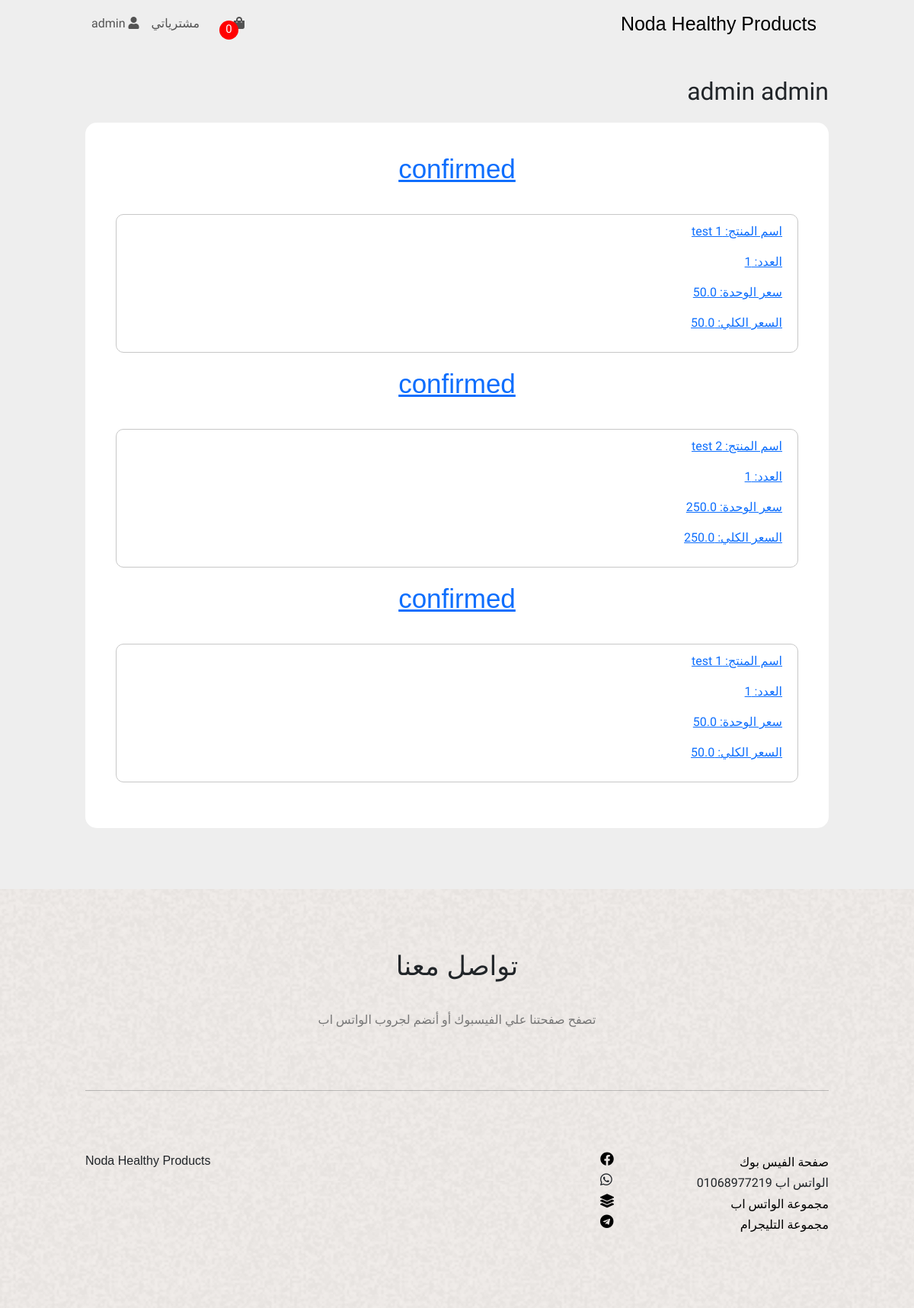
Screenshot of /adminOrders/ (signed in) with the database file from the repository.
### User/models.py (models this page shows)
class User(AbstractBaseUser, PermissionsMixin):
    first_name = models.CharField(max_length=255)
    last_name = models.CharField(max_length=255)
    mobile = models.CharField(unique=True, max_length=50)
    address = models.CharField(max_length=100000)
    city = models.ForeignKey(City, on_delete=models.CASCADE, blank=True, null=True)
    products_in_cart = models.IntegerField(default=0)
    price_in_cart = models.FloatField(default=0)
    is_staff = models.BooleanField(default=True)
    is_active = models.BooleanField(default=True)
    is_superuser = models.BooleanField(default=False)
    is_verified = models.BooleanField(default=False)
    objects = UserManager()
    USERNAME_FIELD = 'mobile'
    REQUIRED_FIELDS = ['first_name', 'last_name']
    def __str__(self):
        return f' {self.first_name} {self.last_name}'
    class Meta:
        verbose_name = 'User'
        verbose_name_plural = 'Users'

### store/models.py (models this page shows, shortened)
class ConfirmedOrder(models.Model):
    user = models.ForeignKey(User, on_delete=models.DO_NOTHING)
    price = models.FloatField(default=0)
    mobile = models.CharField(max_length=50)
    address = models.CharField(max_length=100000)
    city = models.ForeignKey(City, on_delete=models.CASCADE, blank=True, null=True)
    status = models.CharField(choices=(('confirmed' , 'confirmed'),('pending', 'pending'),('shipping', 'shipping'), ('delivered', 'delivered')) ,default='confirmed', max_length=1000)

class Order(models.Model):
    user = models.ForeignKey(User, on_delete = models.CASCADE)
    product = models.ForeignKey(Product, on_delete=models.CASCADE, related_name='orders')
    conf_order = models.ForeignKey(ConfirmedOrder, on_delete=models.CASCADE, null=True)
    count = models.IntegerField()
    price = models.FloatField()
    is_confirmed = models.BooleanField(default=False)

class Product(models.Model):
    name = models.CharField(max_length=1000)
    description = models.CharField(max_length=1000000)
    price = models.FloatField()
    tags = models.ManyToManyField(Tag)
    image = models.ImageField(upload_to='uploads/%Y/%m/%d/')
    in_the_main_page = models.BooleanField(blank=True)
    def __str__(self):
        return self.name

### store/views.py (the view)
# urls.py: path('adminOrders/', views.adminOrders, name='adminOrders'),
def adminOrders(request):
    if request.user.is_superuser:
        d = dict()
        for i in ConfirmedOrder.objects.all():
            print("welcome............................................................")
            if i.user not in list(d.keys()):
                d[i.user] = dict()
            if i not in list(d[i.user].keys()):
                d[i.user][i] = list()
            d[i.user][i] = Order.objects.filter(conf_order=i)
        return render(request, 'adminOrders.html', {"all_orders": d})
    else: return redirect('/')

### templates/adminOrders.html
{% extends 'base.html' %}
{% load static %}
{% block style %}
  <link rel="stylesheet" href="{% static 'css/adminOrders.css' %}">
{% endblock %}
{% block content %}
  <div class="all-users-purchased-orders">
    <div class="container">
      {% for user, conf_orders in all_orders.items %}
        <h1>{{ user }}</h1>
        <div class="user-orders">
          {% for conf_order, orders in conf_orders.items %}
            <a class="conf" href="/adminConfOrderDetails/{{ conf_order.id }}">
              <h2>{{ conf_order.status }}</h2>
              {% for order in orders %}
                <div class="order">
                  <p>اسم المنتج:    {{ order.product }}         </p>
                  <p>العدد:         {{ order.count }}           </p>
                  <p>سعر الوحدة:    {{ order.product.price }}   </p>
                  <p>السعر الكلي:   {{ order.price }}            </p>
                </div>
              {% endfor %}
            </a>
          {% endfor %}
        </div>
      {% endfor %}
    </div>
  </div>
{% endblock %}

### templates/base.html (shortened to what this page needs)
{% load static %}
<!DOCTYPE html>
<html lang="en">
  <head>
    <link rel="stylesheet" href="{% static 'icons/css/all.min.css'%}" />
    <link rel="stylesheet" href="{% static 'css/bootstrap.min.css'%}" />
    <link rel="stylesheet" href="{% static 'css/normalize.css'%}" />
    <link rel="stylesheet" href="{% static 'css/style.css'%}" />
    <link rel="stylesheet" href="{% static 'css/nav.css'%}" />
    <link rel="stylesheet" href="{% static 'css/contact.css'%}" />
    {% block style %}
    {% endblock %}
  </head>
  <body>
    <nav class="navbar navbar-expand-lg sticky-top bg-body-tertiary">
      <div class="container">
        <a class="navbar-brand" href="/">Noda Healthy Products</a>
        <div class="collapse navbar-collapse" id="navbarSupportedContent">
          <ul class="navbar-nav me-auto mb-2 mb-lg-0">
            <li>
              <a class="nav-link cart-link" href="/cart">
                <i class="fa fa-shopping-bag"></i>
                <span class="cart-items-no">{{ user.products_in_cart }}</span>
              </a>
            </li>
            <li class="nav-item">
              <a class="nav-link" href="/myOrders">
                مشترياتي
              </a>
            </li>
            <li class="nav-item">
              <a class="nav-link" href="/profile">
                <i class="fa fa-user"></i>
                {{ user.first_name }}
              </a>
            </li>
          </ul>
        </div>
      </div>
    </nav>
    <main>
        {% block content %}
        {% endblock %}
    </main>
    <div class="contact">
      <div class="container">
        <h2>تواصل معنا</h2>
        <p>تصفح صفحتنا علي الفيسبوك أو أنضم لجروب الواتس اب</p>
        <hr />
        <footer>
          <div class="logo">Noda Healthy Products</div>
          <ul>
            <li>
              <a
                target="_blank"
                href="https://www.facebook.com/groups/1544081465733863/"
              >
                <label>صفحة الفيس بوك</label>
                <i class="fab fa-facebook"></i>
              </a>
            </li>
            <li>
              <a>
                <label>الواتس اب 01068977219</label>
                <i class="fab fa-whatsapp"></i>
              </a>
            </li>
            <li>
              <a
                target="_blank"
                href="https://chat.whatsapp.com/JFMbo2s9Hi63xrJxxHo6tD"
              >
                <label>مجموعة الواتس اب</label>
                <i class="fa fa-layer-group"></i>
              </a>
            </li>
            <li>
              <a target="_blank" href="https://t.me/+Q6Xk0FG2idg0NzZk">
                <label>مجموعة التليجرام</label>
                <i class="fab fa-telegram"></i>
              </a>
            </li>
          </ul>
        </footer>
      </div>
    </div>
  </body>
</html>

### static/css/style.css (style rules this page uses)
:root { --color1: url('../imgs/background.png'); --color2: #E5F8E9; --color3: #DBDCFE; --header-font: 'Gill Sans', 'Gill Sans MT', Calibri, 'Trebuchet MS', sans-serif; --text-font: "Cairo", Verdana, Geneva, Tahoma, sans-serif; }
* { box-sizing: border-box; }
body { font-family: var(--text-font); }
.container { width: 1000px; height: 100%; margin: 0 auto; }
h2 { text-align: center; font-size: 35px; padding-bottom: 30px; font-family: var(--header-font); }
@media (min-width: 768px) { .container { width: 690px } }
@media (min-width: 992px) { .container { width: 900px } }
@media (min-width: 1200px) { .container { width: 1000px } }

### static/css/nav.css (style rules this page uses)
nav.bg-body-tertiary { direction: rtl; background-color: transparent !important; position: fixed; width: 100%; }
nav ul li span { direction: ltr; color: #fff; background: red; border-radius: 50%; display: inline-block; width: 25px; height: 25px; text-align: center; font-size: 15px; position: relative; top: 7px; left: 10px; }
nav a.navbar-brand { font-family: var(--header-font); font-size: 25px; color: #000; }

### static/css/contact.css (style rules this page uses)
.contact { background: var(--color1); padding: 80px 0; }
.contact p { text-align: center; color: #777 }
.contact hr { margin: 80px 0; }
.contact footer { display: flex; justify-content: space-between; }
.contact footer .logo { font-family: var(--header-font); }
.contact footer ul li { list-style: none; }
.contact footer ul li a { color: #000; line-height: 1.7; width: 300px; text-decoration: none; display: flex; justify-content: space-between; direction: rtl; }
.contact footer ul li a label { cursor: pointer; }
.contact footer ul li a i { font-size: large; }

### static/css/adminOrders.css (style rules this page uses)
.all-users-purchased-orders { background: #eee; padding: 80px 0; direction: rtl; }
.all-users-purchased-orders .user-orders { background: #fff; border-radius: 15px; padding: 40px; }
.all-users-purchased-orders .user-orders .order { border: 1px solid #c7c7c7; border-radius: 10px; padding: 10px 20px; margin: 0 0 20px; }

### rows the page displays
User: products_in_cart "0", first_name "admin", first_name+last_name "admin admin"
ConfirmedOrder: status "confirmed"
Order: product "test 1", count "1", product.price "50.0", price "50.0"
ConfirmedOrder: status "confirmed"
Order: product "test 2", count "1", product.price "250.0", price "250.0"
ConfirmedOrder: status "confirmed"
Order: product "test 1", count "1", product.price "50.0", price "50.0"
